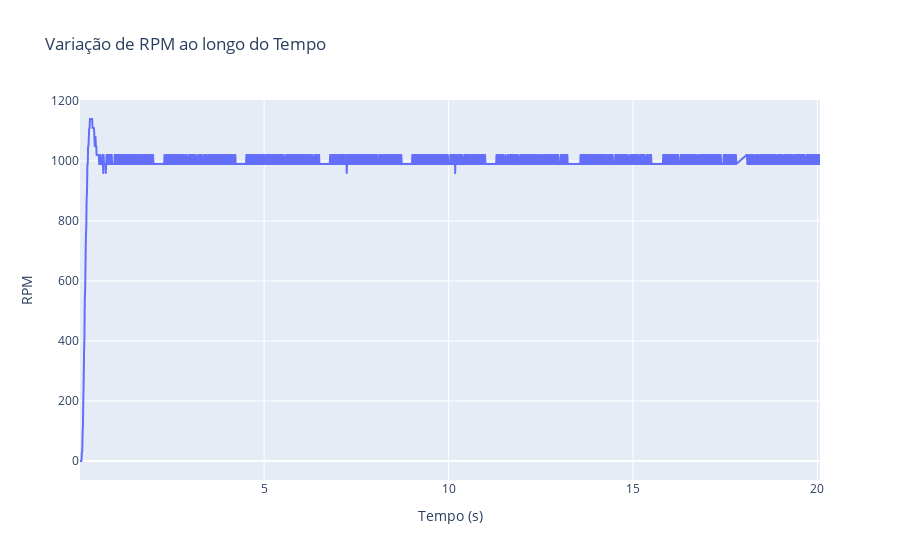

The notebook cell this image was saved under:
### Code cell
fig = px.line(dados, x='Tempo (s)', y='RPM', title='Variação de RPM ao longo do Tempo')
fig.update_xaxes(title='Tempo (s)')
fig.update_yaxes(title='RPM')
fig.show()

### Figure 1 — Plotly figure (JSON) as saved in the notebook; plotly's stock layout.template omitted (floating-point values rounded to 4 significant figures; data arrays with more than 128 entries replaced by an {"elided": "..."} marker saying what was removed)
{"data": [{"hovertemplate": "Tempo (s)=%{x}<br>RPM=%{y}<extra></extra>", "legendgroup": "", "line": {"color": "#636efa", "dash": "solid"}, "marker": {"symbol": "circle"}, "mode": "lines", "name": "", "showlegend": false, "type": "scattergl", "x": {"elided": "1800 float values"}, "xaxis": "x", "y": {"elided": "1800 int values"}, "yaxis": "y"}], "layout": {"legend": {"tracegroupgap": 0}, "title": {"text": "Variação de RPM ao longo do Tempo"}, "xaxis": {"anchor": "y", "domain": [0, 1], "title": {"text": "Tempo (s)"}}, "yaxis": {"anchor": "x", "domain": [0, 1], "title": {"text": "RPM"}}}}
